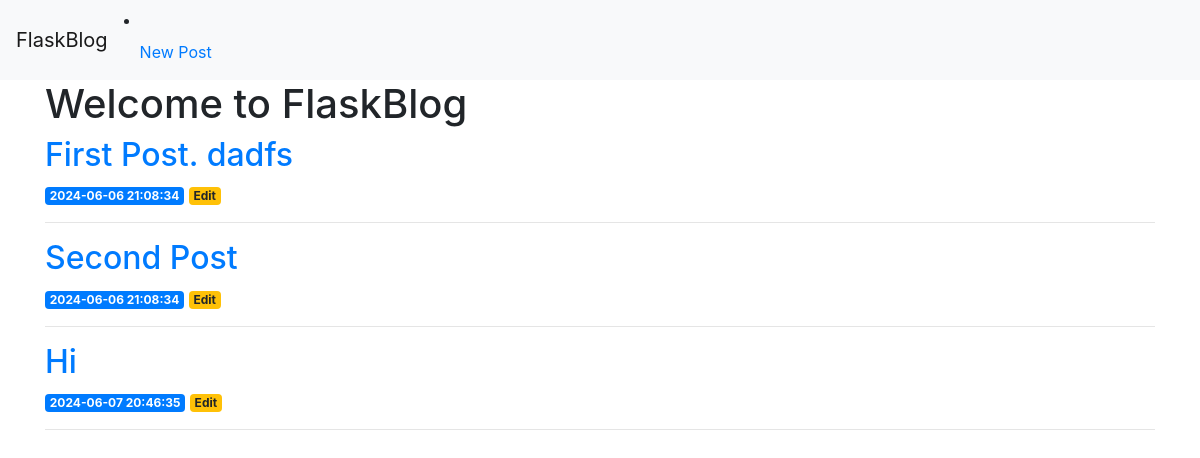
Before: / with the older database file.
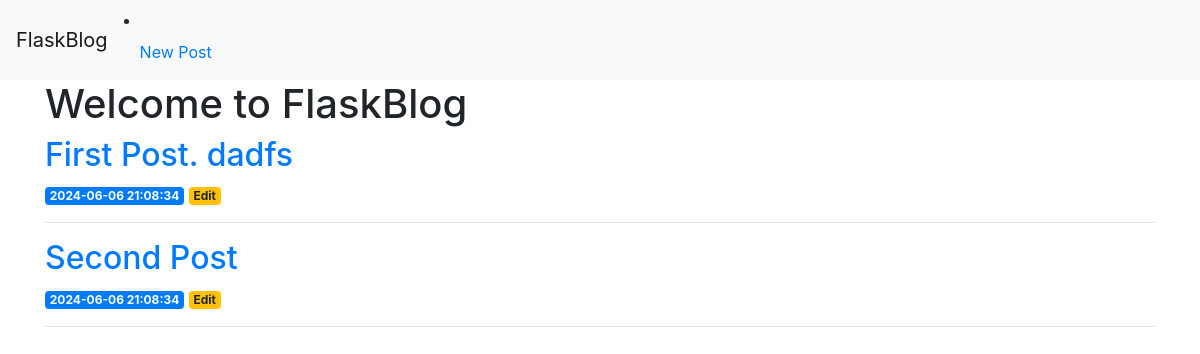
After: the same page with the newer database file.
### tables this page shows
CREATE TABLE posts (
    id INTEGER PRIMARY KEY AUTOINCREMENT,
    created TIMESTAMP NOT NULL DEFAULT CURRENT_TIMESTAMP,
    title TEXT NOT NULL,
    content TEXT NOT NULL
);

### server.py (the view)
@app.route('/')
def index():
    conn = get_db_connection()
    posts = conn.execute('SELECT * FROM posts').fetchall()
    conn.close()
    return render_template('index.html', posts=posts)

### server.py (called while the page is built)
def get_db_connection():
    conn = sqlite3.connect('database.db')
    conn.row_factory = sqlite3.Row
    return conn

### templates/index.html
{% extends 'base.html' %}
{% block content %}
    <h1>{% block title %} Welcome to FlaskBlog {% endblock %}</h1>
    {% for post in posts %}
        <a href="{{ url_for('post', post_id=post['id']) }}">
            <h2>{{ post['title'] }}</h2>
        </a>
        <span class="badge badge-primary">{{ post['created'] }}</span>
        <a href="{{ url_for('edit', id=post['id']) }}">
            <span class="badge badge-warning">Edit</span>
        </a>
        <hr>
    {% endfor %}
{% endblock %}

### templates/base.html (shortened to what this page needs)
<!doctype html>
<html lang="en">
  <head>
        <link rel="stylesheet" href="https://stackpath.bootstrapcdn.com/bootstrap/4.3.1/css/bootstrap.min.css">
      </head>
      <body>
        <nav class="navbar navbar-expand-md navbar-light bg-light">
            <a class="navbar-brand" href="{{ url_for('index')}}">FlaskBlog</a>
            <li class="nav-item">
              <a class="nav-link" href="{{url_for('create')}}">New Post</a>
            </li>
          </nav>
          <div class="container">
              {% block content %} {% endblock %}
          </div>
      </body>
</html>

Changed rows visible on the page:
removed posts: title "Hi", created "2024-06-07 20:46:35"
